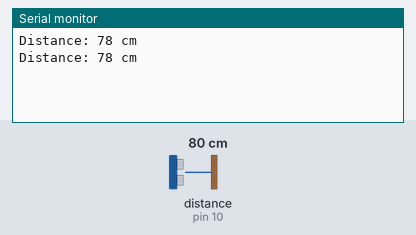
This program was run on a simulated Arduino Uno, built with avr-gcc and run on an emulated ATmega328P. Parts: the last lines printed to the serial monitor. Wiring (inferred from the names in the program): ultrasonic range finder: trigger pin 9; echo pin 10. The inputs (shaded band) are chosen by the test bench; at power-on: distance to the obstacle (sensor on pin 10) 80 cm. The echo pulse lasts 58.3 µs per cm.

Above: at 1.8 s.
1.9 s: distance to the obstacle (sensor on pin 10) set to 2 cm
At 2.8 s:
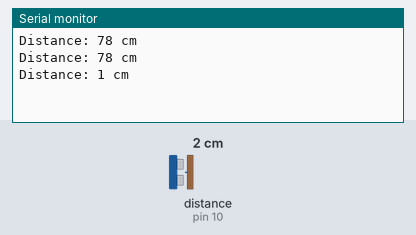
3.4 s: distance to the obstacle (sensor on pin 10) set to 4 cm
At 4.7 s:
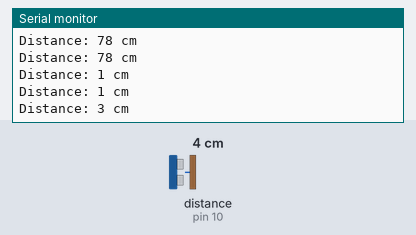
Timing chart, 0 to 6.4 s (numbered marks = the images above; inputs shaded):
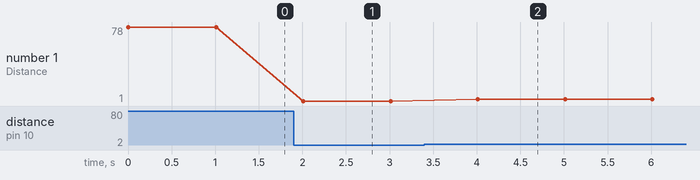

Measured:
- after the input at 1.9 s, the serial monitor: prints a new line after 0.11 s (image 1)
- after the input at 3.4 s, the serial monitor: prints a new line after 0.61 s (image 2)
- plotted number 1: 78 → 1 after the input at 1.9 s, 1 → 3 after the input at 3.4 s

The program:

main.cpp
```cpp
#include "HC-SR04.h"
#include <Arduino.h>

// Define the pins for the HC-SR04 sensor
const int trigPin = 9;  // Example pin number for the trigger
const int echoPin = 10; // Example pin number for the echo

// Create an instance of the HC_SR04_sensor class
HC_SR04_sensor hcSR04(trigPin, echoPin);

void setup() {
  Serial.begin(9600);  // Start serial communication for debugging
}

void loop() {
  int distance = hcSR04.readDistance();  // Read the distance using the HC-05 sensor
  Serial.print("Distance: ");
  Serial.print(distance);
  Serial.println(" cm");

  delay(1000);  // Wait for a second before taking the next reading
}
```

HC-SR04.cpp
```cpp
#include "HC-SR04.h"
#include <Arduino.h>

HC_SR04_sensor::HC_SR04_sensor(int trig, int echo) {
    trigPin = trig;
    echoPin = echo;
    pinMode(trigPin, OUTPUT);
    pinMode(echoPin, INPUT);
}

int HC_SR04_sensor::readDistance() {
    // Set trigpin HIGH for 10 microseconds
    digitalWrite(trigPin, HIGH);
    delayMicroseconds(10);
    digitalWrite(trigPin, LOW);

    // Reads the echoPin, returns the sound wave travel time in microseconds
    soundDuration = pulseIn(echoPin, HIGH);

    // Calculating the distance
    soundDistance = soundDuration * 0.034 / 2; // Speed of sound wave divided by 2

    return soundDistance;
}
```

HC-SR04.h
```cpp
#ifndef HC_SR04_h
#define HC_SR04_h

class HC_SR04_sensor
{
public:
    HC_SR04_sensor(int trig, int echo);  // Constructor to initialize pins
    int readDistance(); // Read the distance
private:
    int trigPin; // Trigger pin
    int echoPin; // Echo pin
    long soundDuration; // Duration of sound wave travel
    int soundDistance;  // Distance measurement
};

#endif
```
